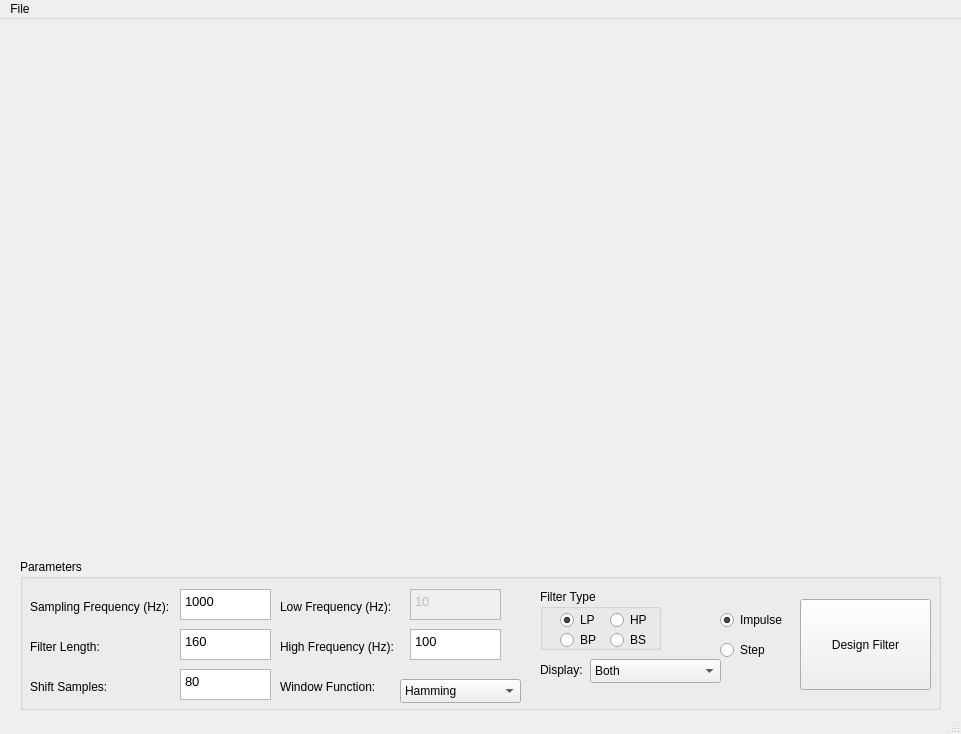
<?xml version="1.0" encoding="UTF-8"?>
<ui version="4.0">
 <class>MainWindow</class>
 <widget class="QMainWindow" name="MainWindow">
  <property name="geometry">
   <rect>
    <x>0</x>
    <y>0</y>
    <width>961</width>
    <height>734</height>
   </rect>
  </property>
  <property name="maximumSize">
   <size>
    <width>1000</width>
    <height>800</height>
   </size>
  </property>
  <property name="windowTitle">
   <string>FIR Filter</string>
  </property>
  <widget class="QWidget" name="centralwidget">
   <widget class="QWidget" name="widget" native="true">
    <property name="geometry">
     <rect>
      <x>20</x>
      <y>10</y>
      <width>921</width>
      <height>521</height>
     </rect>
    </property>
    <property name="maximumSize">
     <size>
      <width>1000</width>
      <height>700</height>
     </size>
    </property>
   </widget>
   <widget class="QGroupBox" name="parambox">
    <property name="geometry">
     <rect>
      <x>20</x>
      <y>540</y>
      <width>921</width>
      <height>151</height>
     </rect>
    </property>
    <property name="title">
     <string>Parameters</string>
    </property>
    <widget class="QLabel" name="label">
     <property name="geometry">
      <rect>
       <x>10</x>
       <y>40</y>
       <width>151</width>
       <height>16</height>
      </rect>
     </property>
     <property name="text">
      <string>Sampling Frequency (Hz):</string>
     </property>
    </widget>
    <widget class="QLabel" name="label_2">
     <property name="geometry">
      <rect>
       <x>10</x>
       <y>80</y>
       <width>151</width>
       <height>16</height>
      </rect>
     </property>
     <property name="text">
      <string>Filter Length:</string>
     </property>
    </widget>
    <widget class="QLabel" name="label_3">
     <property name="geometry">
      <rect>
       <x>10</x>
       <y>120</y>
       <width>151</width>
       <height>16</height>
      </rect>
     </property>
     <property name="text">
      <string>Shift Samples:</string>
     </property>
    </widget>
    <widget class="QTextEdit" name="samp_freq">
     <property name="geometry">
      <rect>
       <x>160</x>
       <y>30</y>
       <width>91</width>
       <height>31</height>
      </rect>
     </property>
     <property name="html">
      <string>&lt;!DOCTYPE HTML PUBLIC &quot;-//W3C//DTD HTML 4.0//EN&quot; &quot;http://www.w3.org/TR/REC-html40/strict.dtd&quot;&gt;
&lt;html&gt;&lt;head&gt;&lt;meta name=&quot;qrichtext&quot; content=&quot;1&quot; /&gt;&lt;meta charset=&quot;utf-8&quot; /&gt;&lt;style type=&quot;text/css&quot;&gt;
p, li { white-space: pre-wrap; }
hr { height: 1px; border-width: 0; }
li.unchecked::marker { content: &quot;\2610&quot;; }
li.checked::marker { content: &quot;\2612&quot;; }
&lt;/style&gt;&lt;/head&gt;&lt;body style=&quot; font-family:'Fira Sans'; font-size:10pt; font-weight:400; font-style:normal;&quot;&gt;
&lt;p style=&quot; margin-top:0px; margin-bottom:0px; margin-left:0px; margin-right:0px; -qt-block-indent:0; text-indent:0px;&quot;&gt;1000&lt;/p&gt;&lt;/body&gt;&lt;/html&gt;</string>
     </property>
    </widget>
    <widget class="QTextEdit" name="fir_len">
     <property name="geometry">
      <rect>
       <x>160</x>
       <y>70</y>
       <width>91</width>
       <height>31</height>
      </rect>
     </property>
     <property name="html">
      <string>&lt;!DOCTYPE HTML PUBLIC &quot;-//W3C//DTD HTML 4.0//EN&quot; &quot;http://www.w3.org/TR/REC-html40/strict.dtd&quot;&gt;
&lt;html&gt;&lt;head&gt;&lt;meta name=&quot;qrichtext&quot; content=&quot;1&quot; /&gt;&lt;meta charset=&quot;utf-8&quot; /&gt;&lt;style type=&quot;text/css&quot;&gt;
p, li { white-space: pre-wrap; }
hr { height: 1px; border-width: 0; }
li.unchecked::marker { content: &quot;\2610&quot;; }
li.checked::marker { content: &quot;\2612&quot;; }
&lt;/style&gt;&lt;/head&gt;&lt;body style=&quot; font-family:'Fira Sans'; font-size:10pt; font-weight:400; font-style:normal;&quot;&gt;
&lt;p style=&quot; margin-top:0px; margin-bottom:0px; margin-left:0px; margin-right:0px; -qt-block-indent:0; text-indent:0px;&quot;&gt;160&lt;/p&gt;&lt;/body&gt;&lt;/html&gt;</string>
     </property>
    </widget>
    <widget class="QTextEdit" name="samp_shitf">
     <property name="geometry">
      <rect>
       <x>160</x>
       <y>110</y>
       <width>91</width>
       <height>31</height>
      </rect>
     </property>
     <property name="html">
      <string>&lt;!DOCTYPE HTML PUBLIC &quot;-//W3C//DTD HTML 4.0//EN&quot; &quot;http://www.w3.org/TR/REC-html40/strict.dtd&quot;&gt;
&lt;html&gt;&lt;head&gt;&lt;meta name=&quot;qrichtext&quot; content=&quot;1&quot; /&gt;&lt;meta charset=&quot;utf-8&quot; /&gt;&lt;style type=&quot;text/css&quot;&gt;
p, li { white-space: pre-wrap; }
hr { height: 1px; border-width: 0; }
li.unchecked::marker { content: &quot;\2610&quot;; }
li.checked::marker { content: &quot;\2612&quot;; }
&lt;/style&gt;&lt;/head&gt;&lt;body style=&quot; font-family:'Fira Sans'; font-size:10pt; font-weight:400; font-style:normal;&quot;&gt;
&lt;p style=&quot; margin-top:0px; margin-bottom:0px; margin-left:0px; margin-right:0px; -qt-block-indent:0; text-indent:0px;&quot;&gt;80&lt;/p&gt;&lt;/body&gt;&lt;/html&gt;</string>
     </property>
    </widget>
    <widget class="QLabel" name="label_4">
     <property name="geometry">
      <rect>
       <x>260</x>
       <y>40</y>
       <width>121</width>
       <height>16</height>
      </rect>
     </property>
     <property name="text">
      <string>Low Frequency (Hz):</string>
     </property>
    </widget>
    <widget class="QRadioButton" name="impulse_radio">
     <property name="geometry">
      <rect>
       <x>700</x>
       <y>50</y>
       <width>71</width>
       <height>22</height>
      </rect>
     </property>
     <property name="text">
      <string>Impulse</string>
     </property>
     <property name="checked">
      <bool>true</bool>
     </property>
    </widget>
    <widget class="QRadioButton" name="step_radio">
     <property name="geometry">
      <rect>
       <x>700</x>
       <y>80</y>
       <width>71</width>
       <height>22</height>
      </rect>
     </property>
     <property name="text">
      <string>Step</string>
     </property>
    </widget>
    <widget class="QPushButton" name="designFilter">
     <property name="geometry">
      <rect>
       <x>780</x>
       <y>40</y>
       <width>131</width>
       <height>91</height>
      </rect>
     </property>
     <property name="text">
      <string>Design Filter</string>
     </property>
    </widget>
    <widget class="QLabel" name="label_5">
     <property name="geometry">
      <rect>
       <x>260</x>
       <y>80</y>
       <width>121</width>
       <height>16</height>
      </rect>
     </property>
     <property name="text">
      <string>High Frequency (Hz):</string>
     </property>
    </widget>
    <widget class="QLabel" name="label_6">
     <property name="geometry">
      <rect>
       <x>260</x>
       <y>120</y>
       <width>121</width>
       <height>16</height>
      </rect>
     </property>
     <property name="text">
      <string>Window Function:</string>
     </property>
    </widget>
    <widget class="QTextEdit" name="low_freq">
     <property name="enabled">
      <bool>false</bool>
     </property>
     <property name="geometry">
      <rect>
       <x>390</x>
       <y>30</y>
       <width>91</width>
       <height>31</height>
      </rect>
     </property>
     <property name="html">
      <string>&lt;!DOCTYPE HTML PUBLIC &quot;-//W3C//DTD HTML 4.0//EN&quot; &quot;http://www.w3.org/TR/REC-html40/strict.dtd&quot;&gt;
&lt;html&gt;&lt;head&gt;&lt;meta name=&quot;qrichtext&quot; content=&quot;1&quot; /&gt;&lt;meta charset=&quot;utf-8&quot; /&gt;&lt;style type=&quot;text/css&quot;&gt;
p, li { white-space: pre-wrap; }
hr { height: 1px; border-width: 0; }
li.unchecked::marker { content: &quot;\2610&quot;; }
li.checked::marker { content: &quot;\2612&quot;; }
&lt;/style&gt;&lt;/head&gt;&lt;body style=&quot; font-family:'Fira Sans'; font-size:10pt; font-weight:400; font-style:normal;&quot;&gt;
&lt;p style=&quot; margin-top:0px; margin-bottom:0px; margin-left:0px; margin-right:0px; -qt-block-indent:0; text-indent:0px;&quot;&gt;10&lt;/p&gt;&lt;/body&gt;&lt;/html&gt;</string>
     </property>
    </widget>
    <widget class="QTextEdit" name="hi_freq">
     <property name="geometry">
      <rect>
       <x>390</x>
       <y>70</y>
       <width>91</width>
       <height>31</height>
      </rect>
     </property>
     <property name="html">
      <string>&lt;!DOCTYPE HTML PUBLIC &quot;-//W3C//DTD HTML 4.0//EN&quot; &quot;http://www.w3.org/TR/REC-html40/strict.dtd&quot;&gt;
&lt;html&gt;&lt;head&gt;&lt;meta name=&quot;qrichtext&quot; content=&quot;1&quot; /&gt;&lt;meta charset=&quot;utf-8&quot; /&gt;&lt;style type=&quot;text/css&quot;&gt;
p, li { white-space: pre-wrap; }
hr { height: 1px; border-width: 0; }
li.unchecked::marker { content: &quot;\2610&quot;; }
li.checked::marker { content: &quot;\2612&quot;; }
&lt;/style&gt;&lt;/head&gt;&lt;body style=&quot; font-family:'Fira Sans'; font-size:10pt; font-weight:400; font-style:normal;&quot;&gt;
&lt;p style=&quot; margin-top:0px; margin-bottom:0px; margin-left:0px; margin-right:0px; -qt-block-indent:0; text-indent:0px;&quot;&gt;100&lt;/p&gt;&lt;/body&gt;&lt;/html&gt;</string>
     </property>
    </widget>
    <widget class="QLabel" name="label_8">
     <property name="geometry">
      <rect>
       <x>520</x>
       <y>100</y>
       <width>71</width>
       <height>21</height>
      </rect>
     </property>
     <property name="text">
      <string>Display:</string>
     </property>
    </widget>
    <widget class="QComboBox" name="win_func_box">
     <property name="geometry">
      <rect>
       <x>380</x>
       <y>120</y>
       <width>121</width>
       <height>24</height>
      </rect>
     </property>
     <property name="currentIndex">
      <number>5</number>
     </property>
     <item>
      <property name="text">
       <string>Rectangular</string>
      </property>
     </item>
     <item>
      <property name="text">
       <string>Triangular</string>
      </property>
     </item>
     <item>
      <property name="text">
       <string>Welch</string>
      </property>
     </item>
     <item>
      <property name="text">
       <string>Sine</string>
      </property>
     </item>
     <item>
      <property name="text">
       <string>Hann</string>
      </property>
     </item>
     <item>
      <property name="text">
       <string>Hamming</string>
      </property>
     </item>
     <item>
      <property name="text">
       <string>Blackman</string>
      </property>
     </item>
     <item>
      <property name="text">
       <string>Nuttall</string>
      </property>
     </item>
     <item>
      <property name="text">
       <string>BlackmanNuttall</string>
      </property>
     </item>
     <item>
      <property name="text">
       <string>BlackmanHarris</string>
      </property>
     </item>
     <item>
      <property name="text">
       <string>FlatTop</string>
      </property>
     </item>
    </widget>
    <widget class="QComboBox" name="display_box">
     <property name="geometry">
      <rect>
       <x>570</x>
       <y>100</y>
       <width>131</width>
       <height>24</height>
      </rect>
     </property>
     <item>
      <property name="text">
       <string>Both</string>
      </property>
     </item>
     <item>
      <property name="text">
       <string>Both2</string>
      </property>
     </item>
     <item>
      <property name="text">
       <string>Both3</string>
      </property>
     </item>
    </widget>
    <widget class="QGroupBox" name="filtertypebox">
     <property name="geometry">
      <rect>
       <x>520</x>
       <y>30</y>
       <width>121</width>
       <height>61</height>
      </rect>
     </property>
     <property name="title">
      <string>Filter Type</string>
     </property>
     <widget class="QRadioButton" name="lp_radio">
      <property name="geometry">
       <rect>
        <x>20</x>
        <y>20</y>
        <width>41</width>
        <height>22</height>
       </rect>
      </property>
      <property name="text">
       <string>LP</string>
      </property>
      <property name="checked">
       <bool>true</bool>
      </property>
     </widget>
     <widget class="QRadioButton" name="hp_radio">
      <property name="geometry">
       <rect>
        <x>70</x>
        <y>20</y>
        <width>41</width>
        <height>22</height>
       </rect>
      </property>
      <property name="text">
       <string>HP</string>
      </property>
     </widget>
     <widget class="QRadioButton" name="bp_radio">
      <property name="geometry">
       <rect>
        <x>20</x>
        <y>40</y>
        <width>41</width>
        <height>22</height>
       </rect>
      </property>
      <property name="text">
       <string>BP</string>
      </property>
     </widget>
     <widget class="QRadioButton" name="bs_radio">
      <property name="geometry">
       <rect>
        <x>70</x>
        <y>40</y>
        <width>41</width>
        <height>22</height>
       </rect>
      </property>
      <property name="text">
       <string>BS</string>
      </property>
     </widget>
    </widget>
   </widget>
   <zorder>parambox</zorder>
   <zorder>widget</zorder>
  </widget>
  <widget class="QMenuBar" name="menubar">
   <property name="geometry">
    <rect>
     <x>0</x>
     <y>0</y>
     <width>961</width>
     <height>21</height>
    </rect>
   </property>
   <widget class="QMenu" name="menuFile">
    <property name="title">
     <string>File</string>
    </property>
    <addaction name="separator"/>
    <addaction name="actionSave"/>
   </widget>
   <addaction name="menuFile"/>
  </widget>
  <widget class="QStatusBar" name="statusbar"/>
  <action name="actionSave">
   <property name="text">
    <string>Save</string>
   </property>
  </action>
 </widget>
 <resources/>
 <connections/>
</ui>
